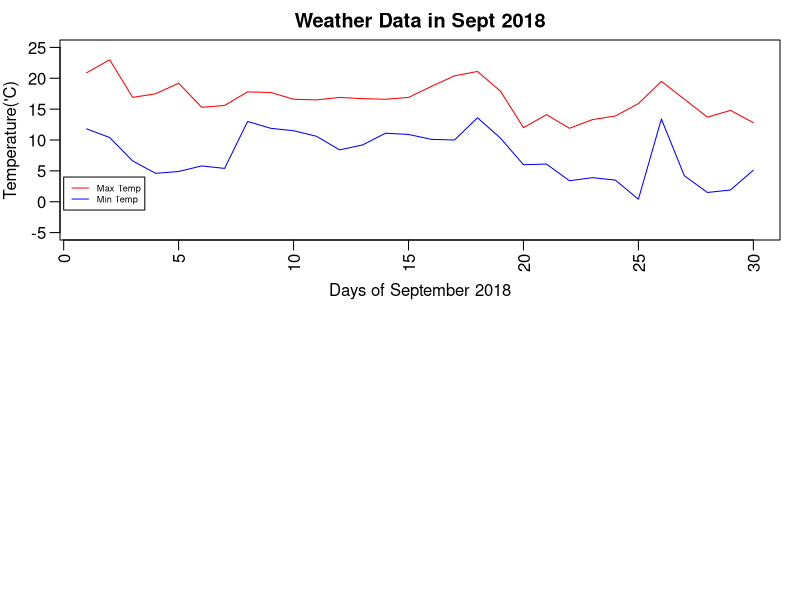

Source code (R): (Note: this script raises an error after producing the figure.)
## ---- chunk 1
knitr::opts_chunk$set(echo = TRUE)
## ---- chunk 2
data <- read.csv("Lawyers.csv")
head(data)

# 1) What proportion of the lawyers practice litigation law?

Total_Rows <- nrow(data)
litigation_law_rows <- sum(data$Practice == "Litigation")
prop <- format(litigation_law_rows/Total_Rows, digits = 2)
print(paste("Proportion of the lawyers practicing Litigation Law: ", prop))

# 2) Is the proportion of lawyers in the Boston office that practice corporate law higher
#    than the proportion of lawyers in the Providence office that practice corporate law?

prop_Boston <- sum(data$Office == "Boston" & data$Practice == "Corporate") / Total_Rows
print(paste("Proportion of Lawyers in Boston Office practicing Corporate law:", prop_Boston))

prop_Providence <- sum(data$Office == "Providence" & data$Practice == "Corporate") / Total_Rows
print(paste("Proportion of Lawyers in Providence Office practicing Corporate law:", prop_Providence))

print("Yes, the proportion of lawyers in the Boston office that practice corporate law higher
than the proportion of lawyers in the Providence office that practice corporate law")


# 3) Use the aggregate function to compute the average age of lawyers who practice
#    corporate law and of lawyers who practice litigation law, across the different levels
#    of seniority. Label the columns of the resulting data frame appropriately.

Agg_data = setNames(aggregate(data$Age, by=list(data$Practice, data$Seniority), FUN = mean), c('Practice','Seniority', 'Avg Age'))
print(Agg_data)

# 4) Which office has the youngest median age?

med_age <- setNames(aggregate(data$Age, by=list(data$Office), FUN = median), c('Office', 'Median Age'))
med_age[which(med_age$`Median Age` == min(med_age$`Median Age`)),]
## ---- chunk 3
# 1) Write a function which compute the Rosenbrock banana function using a loop. Test
#    the function on the vectors x = (.2, .5) and x = (.2, .5, .1, .6)

Rosenbrock_banana <- function(...){
  argument = as.numeric(list(...))
  len = length(argument)        #finding total length of data input
  ans <- 0                      #initializing output with 0
  for (i in 1:(len-1)) {        #Running a loop n-1 times for summation
    ans <- ans + ( 100 * (argument[i+1] - argument[i]^2)^2 + (1-argument[i])^2 )
  }
  return(ans)
}

Rosenbrock_banana(0.2, 0.5)
Rosenbrock_banana(0.2, 0.5, 0.1, 0.6)


# 2) Propose an alternative function that does not use any loop. Test the function on
#    the same two vectors.

Rosenbrock_banana_2 <- function(...) {
  argument = as.numeric(list(...))
  len <- length(argument)         #finding total length of data input
  first <- argument[1:(len-1)]    
  last <- argument[2:len]
  ans <- sum(100*(last-first^2)^2 + (first-1)^2)
  return(ans)
}

Rosenbrock_banana_2(0.2, 0.5)
Rosenbrock_banana_2(0.2, 0.5, 0.1, 0.6)

# 3) Compare the timings you obtain by repeating the function calls 100 times using the
#    vector x = (.2, .5, .1, .6) as input.

time1 <- Sys.time()
for(i in 1:100){
  Rosenbrock_banana(0.2, 0.5, 0.1, 0.6)
}

time2 <- Sys.time()
print(paste("Time with loop:",(time2 - time1)))


Time3 <- Sys.time()
for(i in 1:100){
  Rosenbrock_banana_2(0.2, 0.5, 0.1, 0.6)
}

time4 <- Sys.time()
print(paste("Time without loop:",(time4 - Time3)))

print("Comparing the results for both function loop and without loop, I found that for the function without loop, time took less")
## ---- chunk 4
# 1) Load in the data as an object called DublinAirport. Assign to the DublinAiport
#    object the classes WeatherData and data.frame.

DublinAirport_data <- read.csv("2018_09_Dublin_Airport.csv")
class(DublinAirport_data) <- "WeatherData"

#DublinAirport_data

# 2) Write an S3 summary method for an object of class WeatherData which produces
#    the following statistical summaries for the rain, maxtp, mintp variables: mean,
#    standard deviation, minimum, maximum.

suma <- function(x) {
  UseMethod("suma", x)
}


suma.WeatherData <- function(x) {
  rain.mean <- mean(x$rain)
  rain.std <- sd(x$rain)
  rain.min <- min(x$rain)
  rain.max <- max(x$rain)
  
  maxtp.mean <- mean(x$maxtp)
  maxtp.std <- sd(x$maxtp)
  maxtp.min <- min(x$maxtp)
  maxtp.max <- max(x$maxtp)
  
  mintp.mean <- mean(x$mintp)
  mintp.std <- sd(x$mintp)
  mintp.min <- min(x$mintp)
  mintp.max <- max(x$mintp)
  
  print(paste("Mean Rain:",rain.mean))
  print(paste("Standard Deviation Rain",rain.std))
  print(paste("Minimum Rain",rain.min))
  print(paste("Maximum Rain",rain.max))

  print(paste("Mean Maxtp",maxtp.mean))
  print(paste("Standard Deviation Maxtp",maxtp.std))
  print(paste("Minimum Maxtp",maxtp.min))
  print(paste("Maximum Maxtp",maxtp.max))
  
  print(paste("Mean Mintp",mintp.mean))
  print(paste("Standard Deviation Mintp",mintp.std))
  print(paste("Minimum Mintp",mintp.min))
  print(paste("Maximum Mintp",mintp.max))
}

#print("Dublin Airport Summary")
print(suma(DublinAirport_data))
class(DublinAirport_data) <- "data.frame"
print(summary(DublinAirport_data))


# 3) Download the new data set 2018 09 Cork Airport.csv from Blackboard, assign
#    the classes WeatherData and data.frame to the object containing the Cork data,
#    and test your function on it. Interpret your findings for Dublin and Cork Airports.


CorkAirport_Data <- read.csv("2018_09_Cork_Airport.csv")
class(CorkAirport_Data) <- "WeatherData"

print("Cork Airport Summary")
print(suma(CorkAirport_Data))
class(CorkAirport_Data) <- "data.frame"
print(summary(CorkAirport_Data))

print("Comparing the results of Dublin Airport and Cork Airport, that raining happen aot in the later part of the year in Cork Airport. Maximum temperature vary alot and it's found higher in Dublin Airport compare to Cork Airport. In Dublin Airport I can see that Minimum temperature reaches to 0 while in Cork, it's quite high to 4.7")

# 4) Create an S3 plot method for the class WeatherData that produces the following
#    plots


plots <- function(x) {
  UseMethod("plots", x)
}

plots.WeatherData <- function(x) {
  #DublinAirport
  
  par(mar = c(3, 3, 2, 1), mgp = c(2, 0.7, 0), las = 2, mfrow=c(2,1))
  par(mfrow=c(2,1))
  
  #attach(mtcars)
  #layout(matrix(c(1,1,2,2), 2, 2, byrow = TRUE), widths=c(2,2), heights=c(6,6))
  
  plot(x$maxtp,type = "l",col = "red", xlab = "Days of September 2018", ylab = "Temperature('C)" ,main = "Weather Data in Sept 2018", ylim = c(-5,25))
  
  lines(x$mintp, type = "l", col = "blue")
  
  legend(0,4, legend = c("Max Temp","Min Temp"), lty = c(1,1), col=c("red","blue"),cex = 0.55)
  
  abline(v=x$date, col="gray", lty = 2)
  
  axis(1,at=c(x$date))
  
  text(2, max(x$maxtp), "Max of September", cex=0.6, pos=4, col="red")
  text(25,min(x$mintp), "Min of September", cex=0.6, pos=4, col="blue", pch="2" )
  
  points(2,max(x$maxtp),pch=19,col="red")
  points(25,min(x$mintp),pch=19,col="blue")
  
  mfreq <- 1+(x$rain == max(x$rain))
  barplot(x$rain, xlim = c(1,31), xlab = "Days of September 2018", ylab = "Precipitation Amount in mm",ylim = c(0,20), col = c("black","red")[mfreq])
  
  abline(v=x$date, col="gray")
  
  axis(1,at=c(1:31))
  
  
}

class(DublinAirport_data) <- "WeatherData"
print(plots(DublinAirport_data))

class(CorkAirport_Data) <- "WeatherData"
print(plots(CorkAirport_Data))

